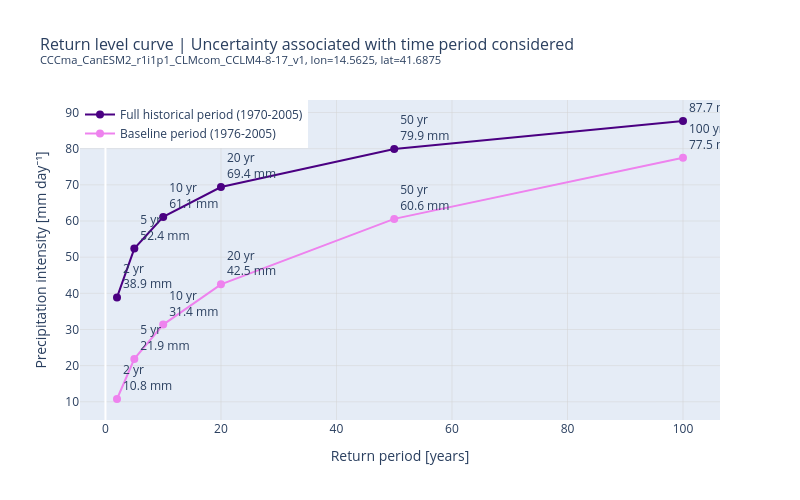

The notebook cell saved with this chart:
### Markdown cell above
The World Meteorological Organisation suggests using (at least) 30 years of data. So, let's quickly assess the difference of using 30 years against the full time period.

### Code cell
# Extract data for baseline period defined in the settings above
print(f"\nCalculating return level curves for the baseline period ({baseline_start}-{baseline_end}) and comparing to the return level curve from the full data period.")
point_df_baseline = point_df[(point_df['year'] >= baseline_start) & (point_df['year'] <= baseline_end)]
gev_params_baseline = genextreme.fit(point_df_baseline['rx1day'])
return_levels_baseline = genextreme.ppf(1 - 1/return_periods, *gev_params_baseline)

print(f"{point_df['year'].min()}-{point_df['year'].max()}")
fig = go.Figure()

fig.add_trace(go.Scatter(
    x=return_periods,
    y=return_levels,
    mode='lines+markers+text',
    marker=dict(color='indigo', size=8),
    line=dict(color='indigo'),
    name=f'Full historical period ({point_df["year"].min()}-{point_df["year"].max()})',
    text=[f'{rp} yr<br>{rl:.1f} mm' for rp, rl in zip(return_periods, return_levels)],
    textposition='top right',
))

fig.add_trace(go.Scatter(
    x=return_periods,
    y=return_levels_baseline,
    mode='lines+markers+text',
    marker=dict(color='violet', size=8),
    line=dict(color='violet'),
    name=f'Baseline period ({baseline_start}-{baseline_end})',
    text=[f'{rp} yr<br>{rl:.1f} mm' for rp, rl in zip(return_periods, return_levels_baseline)],
    textposition='top right',
))

fig.update_layout(
    #title=dict(text='Return level curve', font=dict(size=16)),
    title=dict(text=f'Return level curve | Uncertainty associated with time period considered <br><sup>{point_df["member_id"].unique()[0]}, lon={point_df["lon"].unique()[0]}, lat={point_df["lat"].unique()[0]}</sup>', font=dict(size=16)),
    xaxis=dict(title='Return period [years]', showgrid=True, gridcolor='lightgrey', gridwidth=0.5),
    yaxis=dict(title='Precipitation intensity [mm day⁻¹]', showgrid=True, gridcolor='lightgrey', gridwidth=0.5),
    legend=dict(x=0, y=1, xanchor='left', yanchor='top'),
    width=800,
    height=500,
)

fig.show()

### Figure 1 — Plotly figure (JSON) as saved in the notebook; plotly's stock layout.template omitted (floating-point values rounded to 4 significant figures)
{"data": [{"line": {"color": "indigo"}, "marker": {"color": "indigo", "size": 8}, "mode": "lines+markers+text", "name": "Full historical period (1970-2005)", "text": ["2 yr<br>38.9 mm", "5 yr<br>52.4 mm", "10 yr<br>61.1 mm", "20 yr<br>69.4 mm", "50 yr<br>79.9 mm", "100 yr<br>87.7 mm"], "textposition": "top right", "type": "scatter", "x": [2, 5, 10, 20, 50, 100], "y": [38.87, 52.38, 61.14, 69.41, 79.92, 87.66]}, {"line": {"color": "violet"}, "marker": {"color": "violet", "size": 8}, "mode": "lines+markers+text", "name": "Baseline period (1976-2005)", "text": ["2 yr<br>10.8 mm", "5 yr<br>21.9 mm", "10 yr<br>31.4 mm", "20 yr<br>42.5 mm", "50 yr<br>60.6 mm", "100 yr<br>77.5 mm"], "textposition": "top right", "type": "scatter", "x": [2, 5, 10, 20, 50, 100], "y": [10.77, 21.87, 31.36, 42.5, 60.59, 77.52]}], "layout": {"height": 500, "legend": {"x": 0, "xanchor": "left", "y": 1, "yanchor": "top"}, "title": {"font": {"size": 16}, "text": "Return level curve | Uncertainty associated with time period considered <br><sup>CCCma_CanESM2_r1i1p1_CLMcom_CCLM4-8-17_v1, lon=14.5625, lat=41.6875</sup>"}, "width": 800, "xaxis": {"gridcolor": "lightgrey", "gridwidth": 0.5, "showgrid": true, "title": {"text": "Return period [years]"}}, "yaxis": {"gridcolor": "lightgrey", "gridwidth": 0.5, "showgrid": true, "title": {"text": "Precipitation intensity [mm day⁻¹]"}}}}
